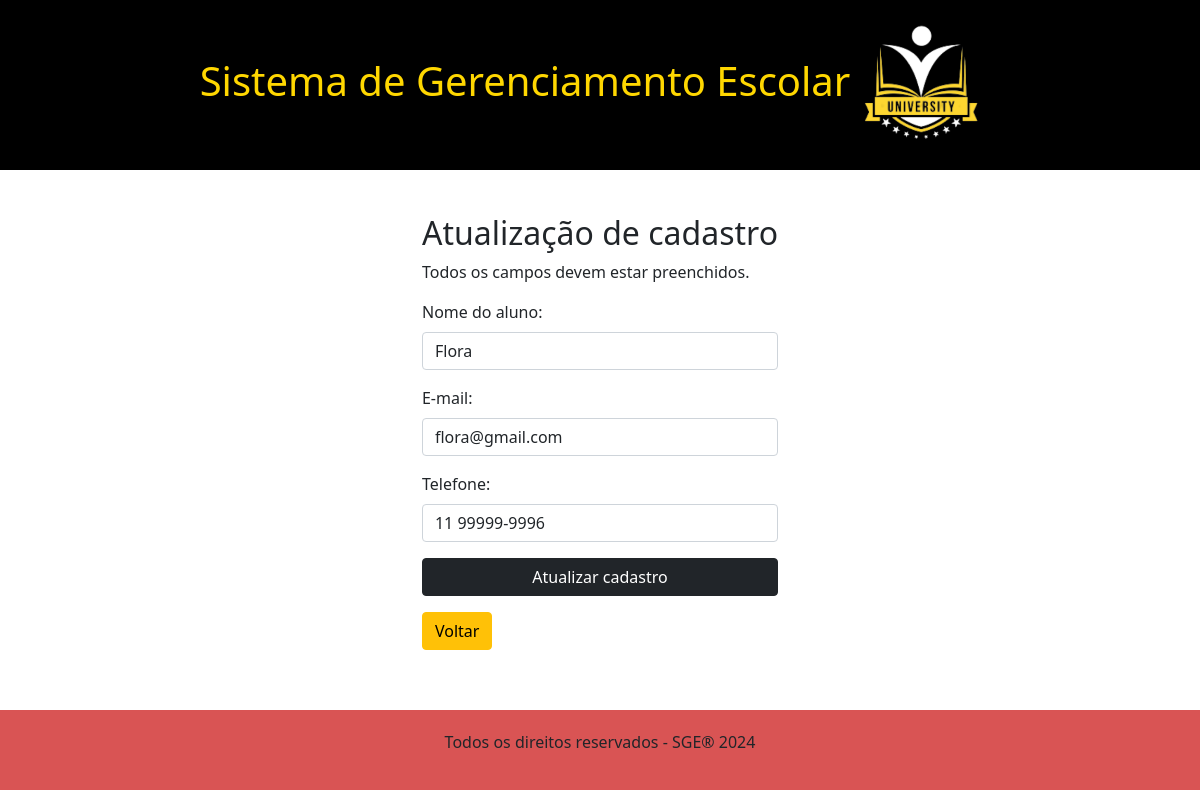
The page /form_atualizar_cadastro_aluno.php?id_aluno=4 on the database its author committed.
### tables this page shows
CREATE TABLE `sge_alunos` (
  `id_aluno` int(11) NOT NULL,
  `nome_aluno` varchar(200) NOT NULL,
  `email_aluno` varchar(200) NOT NULL,
  `telefone_aluno` varchar(200) NOT NULL
);

### form_atualizar_cadastro_aluno.php (the view, shortened to what this page needs)
<!DOCTYPE html>
<html lang="pt-br">
<head>
    <link rel="stylesheet" href="style.css">
    <link rel="stylesheet" href="https://stackpath.bootstrapcdn.com/bootstrap/4.5.2/css/bootstrap.min.css">
</head>
<body>
    <?php
    include 'header.php';
    include 'database.php';
    $id_aluno_update = $_GET['id_aluno'];
    $sql_id = "SELECT * FROM sge_alunos WHERE id_aluno = '$id_aluno_update'";
    $consulta_id = mysqli_query($conexao, $sql_id);
    $dados_aluno_id = mysqli_fetch_array($consulta_id);
    ?>
    <div class="content">
        <h2>Atualização de cadastro</h2>
        <p>Todos os campos devem estar preenchidos.</p>
        <form action="atualizar_cadastro_aluno.php" method="post">
            <div class="mb-3 mt-3">
                <label for="nome_aluno">Nome do aluno:</label>
                <input type="text" name="nome_aluno" id="nome_aluno" value="<?php echo $dados_aluno_id['nome_aluno']?>" class="form-control">
            </div>
            <div class="mb-3">
                <label for="email_aluno">E-mail:</label>
                <input type="text" name="email_aluno" id="email_aluno" value="<?php echo $dados_aluno_id['email_aluno']?>" class="form-control">
            </div>
            <div class="mb-3">
                <label for="telefone_aluno">Telefone:</label>
                <input type="text" name="telefone_aluno" id="telefone_aluno" value="<?php echo $dados_aluno_id['telefone_aluno']?>" class="form-control">
            </div>
            <div class="d-grid gap-3">
                <input type="submit" value="Atualizar cadastro" class="btn btn-dark text-white btn-block">
            </div>
        </form>
        <div class="mb-3 mt-3">
            <a href="index.php" class="btn btn-warning">Voltar</a>
        </div>
    </div>
    <?php include 'footer.php'; ?>
</body>
</html>

### style.css (style rules this page uses)
body { background-color: #ffffcc; }

### CSS/footer.css (style rules this page uses)
body { display: flex; flex-direction: column; min-height: 100vh; }

### form_atualizar_cadastro_aluno.php (style rules this page uses)
body { background-color: #ffffcc; padding-top: 0; margin: 0; }
.content { max-width: 800px; margin: 0 auto; padding: 20px; }

### rows shown on the page
sge_alunos: nome_aluno "Flora", email_aluno "flora@gmail.com", telefone_aluno "11 99999-9996"
